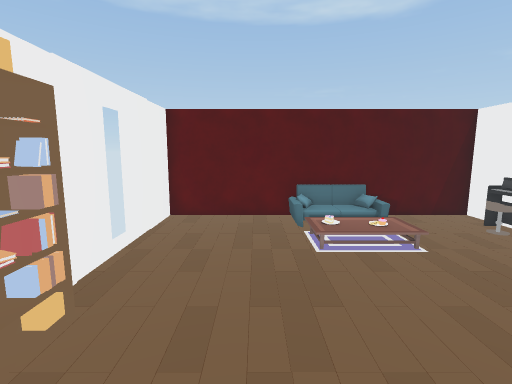
[1] (above)

12 first-person views from a walk through a Unity game level. The camera is 1.5 m above the floor, tilts 8° down and sees 85° across. The floor is counted in squares, 0.5 m on a side. Each view is taken from the middle of a square. On the plan, view 1 faces up. The plan holds only what a view shows up to about 20 squares ahead; the rest is blank. The place goes on beyond the plan. Some animated figures are not drawn. Door leaves are left out, so doorways stand open.

[2]
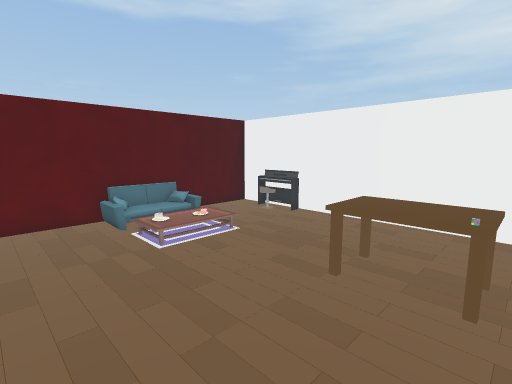

[3]
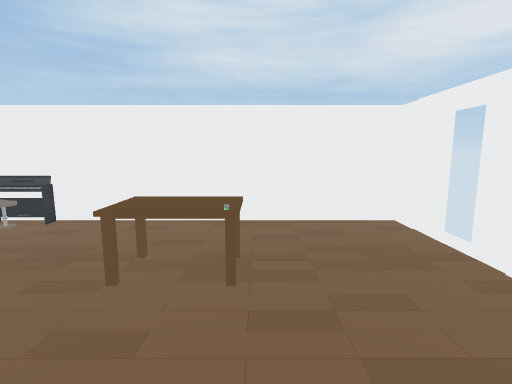

[4]
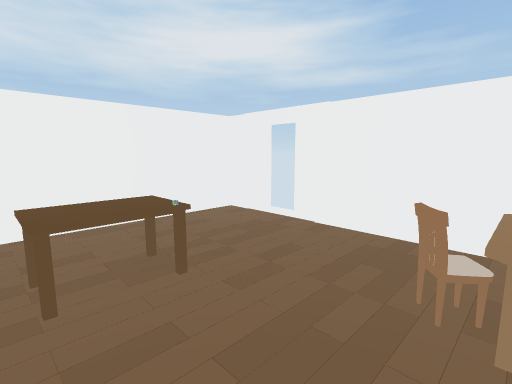

[5]
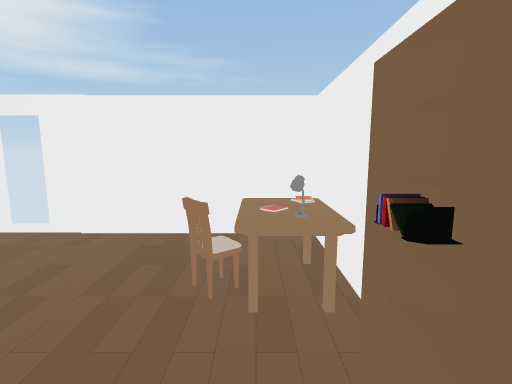

[6]
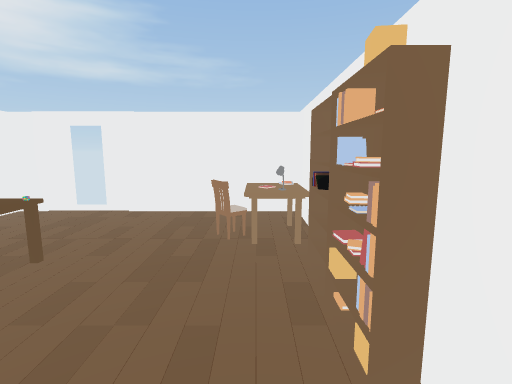

[7]
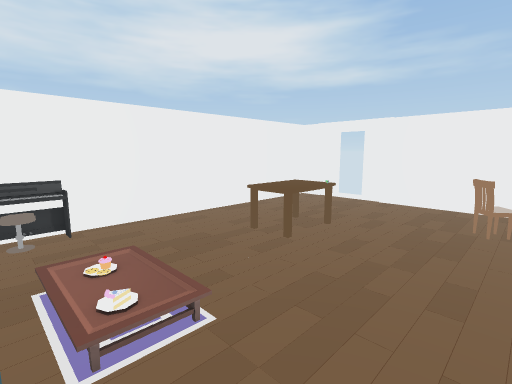

[8]
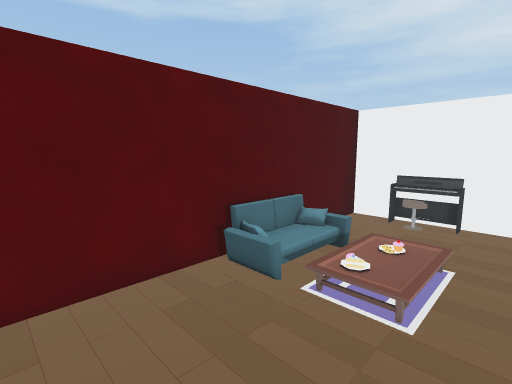

[9]
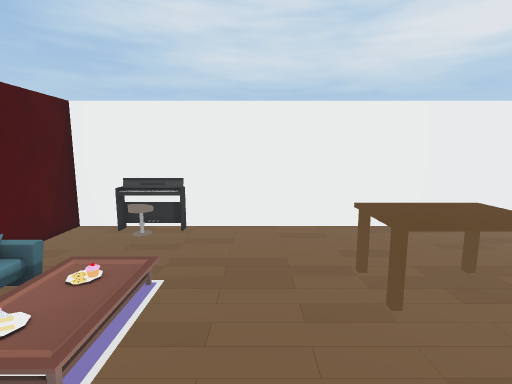

[10]
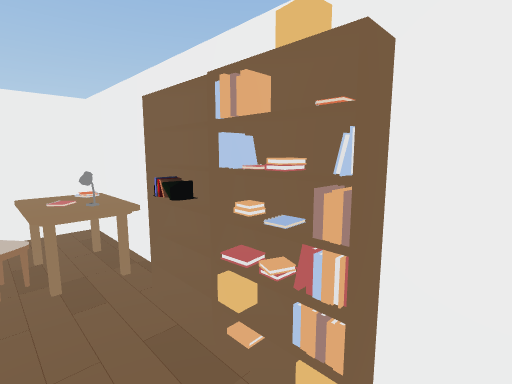

[11]
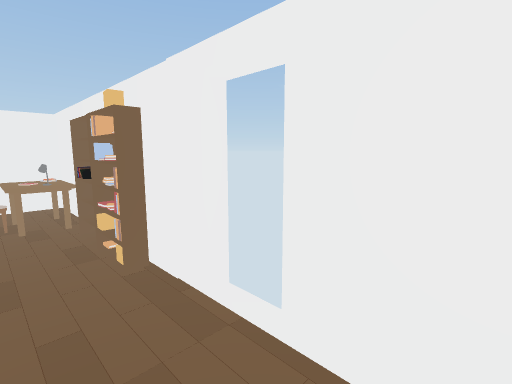

[12]
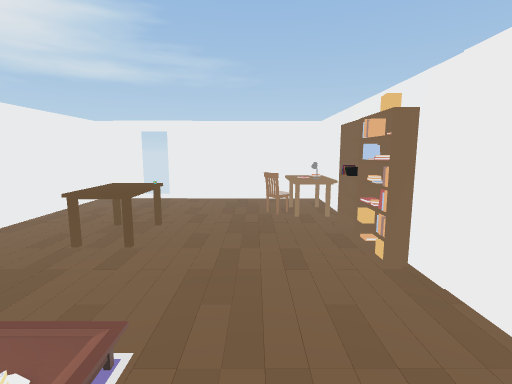

### Floor plan
Key: @ floor where view 1 was taken; # wall or solid block; . floor; D open door; = window, fence, low wall or low ledge; S sofa; C chair; B books; T table; O other object.
Columns run from 4 left of view 1 to 10 right of it. Each row starts with its distance up from view 1.
 13 ######S########
 12 #.....OOOO....#
 11 #............CO
 10 #.....OOOO...O#
  9  .....O  O...=#
  8  .............#
  7 #.............#
  6 #.............#
  5 ##............#
  4 #B.......T....#
  3 #O......TTT...#
  2 ##......TTT...#
  1 ##......TTT...#
  0 #...@...TTT...#
 -1 #OO...........#
 -2 # OOC.........#
 -3 # O...........#
 -4 #.............#
 -5 #.............#
 -6 ##########DD###

Where each view was taken, in squares from view 1:
view 1: 0 up, 0 right, facing up
view 2: 0 up, 2 left, facing up-right
view 3: 0 up, 2 left, facing right
view 4: 4 up, 2 left, facing down-right
view 5: 4 up, 2 left, facing down
view 6: 8 up, 2 left, facing down
view 7: 11 up, 2 left, facing down-right
view 8: 7 up, 3 left, facing up-right
view 9: 6 up, 1 left, facing right
view 10: 6 up, 1 left, facing down-left
view 11: 12 up, 1 left, facing down-left
view 12: 12 up, 0 right, facing down
